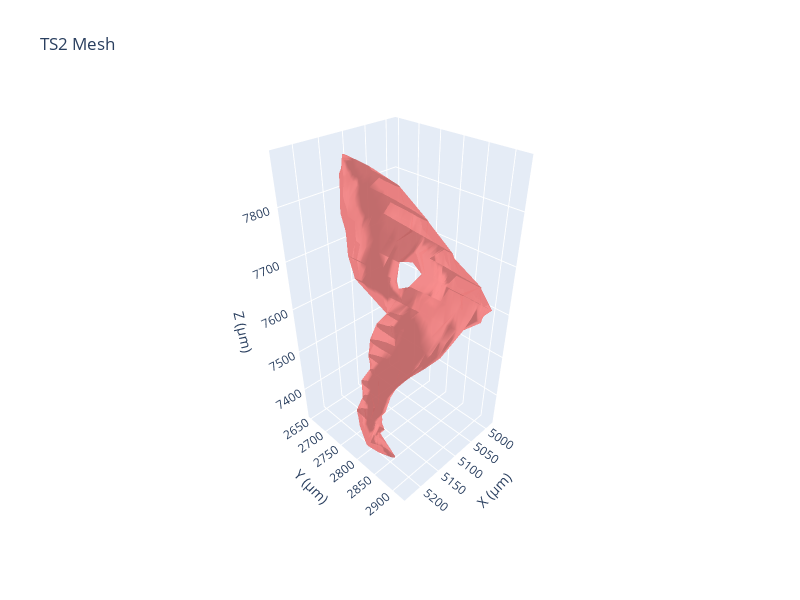

Notebook code for this chart:
### Markdown cell above
## 3D Visualization

### Code cell
# Visualize the TS2 mesh
fig = visualize_mesh_3d(
    ts2_mesh,
    title="TS2 Mesh",
    color="lightcoral",
    backend="plotly"
)
fig.show()

### Figure 1 — Plotly figure (JSON) as saved in the notebook; plotly's stock layout.template omitted (floating-point values rounded to 4 significant figures; data arrays with more than 128 entries replaced by an {"elided": "..."} marker saying what was removed)
{"data": [{"color": "lightcoral", "i": {"elided": "2008 int values"}, "j": {"elided": "2008 int values"}, "k": {"elided": "2008 int values"}, "name": "Mesh", "opacity": 0.8, "type": "mesh3d", "x": {"elided": "1004 float values"}, "y": {"elided": "1004 float values"}, "z": {"elided": "1004 float values"}}], "layout": {"height": 600, "scene": {"aspectmode": "data", "camera": {"eye": {"x": 1.5, "y": 1.5, "z": 1.5}}, "xaxis": {"title": {"text": "X (µm)"}}, "yaxis": {"title": {"text": "Y (µm)"}}, "zaxis": {"title": {"text": "Z (µm)"}}}, "title": {"text": "TS2 Mesh"}, "width": 800}}
